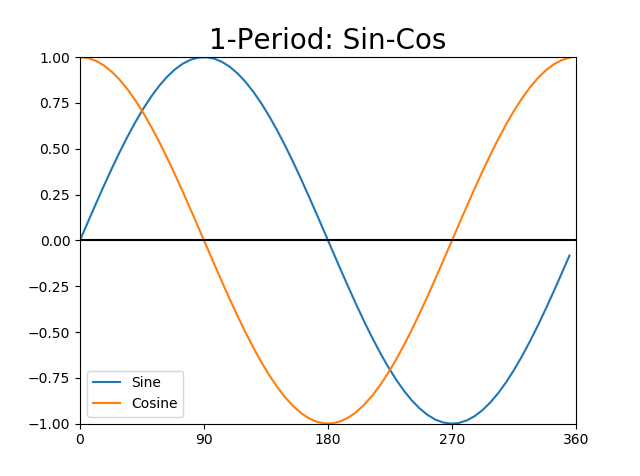

Write the Python code that produced this figure.
import numpy as np
import matplotlib.pyplot as plt

def sin_cos_curve(period):
    π = np.pi
    time = np.arange(0, period * 2* π, 0.1)
    amplitud_sin = np.sin(time)
    amplitud_cos = np.cos(time)

    fig, plot = plt.subplots()
    plt.plot(time, amplitud_sin, label = 'Sine')
    plt.plot(time, amplitud_cos, label = 'Cosine')
    plt.axhline(y = 0, color='black')
    
    xticks = np.arange(0, (period*2*π)+(π/2), π/2)
    xlabel = [int(np.rad2deg(x)) for x in xticks]
    
    plt.xticks(xticks)
    plot.set_xticklabels(xlabel)
    
    plot.set_xlim((0, period * 2 * np.pi)) 
    plot.set_ylim((-1, 1))
    
    plt.title(str(period)+'-Period: '+'Sin-Cos', fontsize=20)
    plt.legend()
    plt.show()
    
sin_cos_curve(period = 1)
